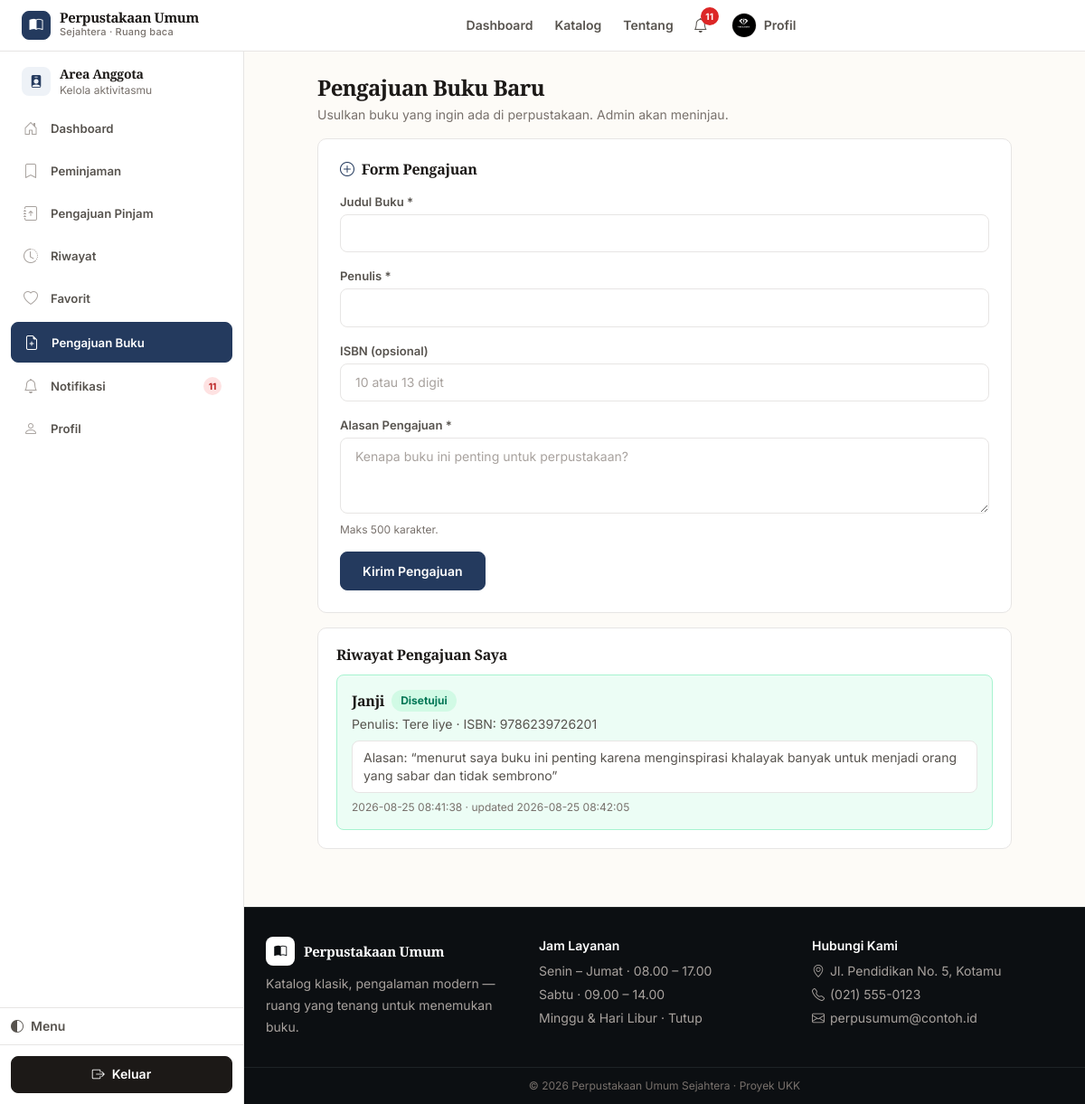
Screenshot of /anggota/pengajuan.php (signed in) with the database file from the repository.
### tables this page shows
CREATE TABLE `pengajuan_buku` (
  `id` int NOT NULL,
  `anggota_id` int NOT NULL,
  `judul` varchar(200) NOT NULL,
  `penulis` varchar(150) NOT NULL,
  `isbn` varchar(30) DEFAULT NULL,
  `alasan` varchar(500) NOT NULL,
  `status` enum('menunggu','disetujui','ditolak') NOT NULL DEFAULT 'menunggu',
  `catatan_admin` varchar(500) DEFAULT NULL,
  `created_at` timestamp NOT NULL DEFAULT CURRENT_TIMESTAMP,
  `updated_at` timestamp NOT NULL DEFAULT CURRENT_TIMESTAMP ON UPDATE CURRENT_TIMESTAMP
);

### includes/functions.php (called while the page is built, shortened)
<?php
function e($string) {
    return htmlspecialchars($string ?? '', ENT_QUOTES, 'UTF-8');
}

### anggota/pengajuan.php (the view, shortened to what this page needs)
<?php
require_once __DIR__ . '/../config/bootstrap.php';
$id_anggota = (int)$_SESSION['id_anggota'];
$halaman = isset($_GET['halaman']) ? max(1, (int)$_GET['halaman']) : 1;
$per_halaman = 10;
$offset = ($halaman - 1) * $per_halaman;
$daftar = [];
try {
    $stmt = $pdo->prepare("SELECT * FROM pengajuan_buku WHERE anggota_id = :id ORDER BY created_at DESC, id DESC LIMIT :limit OFFSET :offset");
    $stmt->bindValue(':id', $id_anggota, PDO::PARAM_INT);
    $stmt->bindValue(':limit', $per_halaman, PDO::PARAM_INT);
    $stmt->bindValue(':offset', $offset, PDO::PARAM_INT);
    $stmt->execute();
    $daftar = $stmt->fetchAll();
} catch (Throwable $e) {
    $daftar = [];
    $total_halaman = 1;
    if (strpos($e->getMessage(), 'pengajuan_buku') === false) {
        error_log('List pengajuan error: ' . $e->getMessage());
    }
}
require_once __DIR__ . '/../includes/header.php';
?>
<div class="max-w-3xl mx-auto">
  <div class="mb-6">
    <h1 class="text-2xl font-bold tracking-tight" style="color: var(--text)">Pengajuan Buku Baru</h1>
    <p class="text-sm mt-1" style="color: var(--text-faint)">Usulkan buku yang ingin ada di perpustakaan. Admin akan meninjau.</p>
  </div>
  <div class="rounded-2xl border p-5 sm:p-6 mb-6" style="background: var(--surface); border-color: var(--border)">
    <h2 class="font-bold mb-3 flex items-center gap-2" style="color: var(--text)"><i class="bi bi-plus-circle" style="color: var(--accent)"></i> Form Pengajuan</h2>
    <form method="post" action="" class="space-y-4">
      <div>
        <label class="block text-sm font-medium mb-1" style="color: var(--text-muted)">Judul Buku *</label>
        <input type="text" name="judul" required maxlength="200" class="w-full rounded-lg px-4 py-2.5 focus:outline-none focus:ring-2 focus:ring-brand-500" style="border:1px solid var(--border); background: var(--surface); color: var(--text)">
      </div>
      <div>
        <label class="block text-sm font-medium mb-1" style="color: var(--text-muted)">Penulis *</label>
        <input type="text" name="penulis" required maxlength="150" class="w-full rounded-lg px-4 py-2.5 focus:outline-none focus:ring-2 focus:ring-brand-500" style="border:1px solid var(--border); background: var(--surface); color: var(--text)">
      </div>
      <div>
        <label class="block text-sm font-medium mb-1" style="color: var(--text-muted)">ISBN (opsional)</label>
        <input type="text" name="isbn" maxlength="30" placeholder="10 atau 13 digit" class="w-full rounded-lg px-4 py-2.5 focus:outline-none focus:ring-2 focus:ring-brand-500" style="border:1px solid var(--border); background: var(--surface); color: var(--text)">
      </div>
      <div>
        <label class="block text-sm font-medium mb-1" style="color: var(--text-muted)">Alasan Pengajuan *</label>
        <textarea name="alasan" required maxlength="500" rows="3" placeholder="Kenapa buku ini penting untuk perpustakaan?" class="w-full rounded-lg px-4 py-2.5 focus:outline-none focus:ring-2 focus:ring-brand-500" style="border:1px solid var(--border); background: var(--surface); color: var(--text)"></textarea>
        <p class="text-xs mt-1" style="color: var(--text-faint)">Maks 500 karakter.</p>
      </div>
      <button type="submit" class="w-full sm:w-auto bg-brand-600 hover:bg-brand-700 text-white font-bold px-6 py-2.5 rounded-lg">Kirim Pengajuan</button>
    </form>
  </div>
  <div class="rounded-2xl border p-5" style="background: var(--surface); border-color: var(--border)">
    <h2 class="font-bold mb-3" style="color: var(--text)">Riwayat Pengajuan Saya</h2>
    <?php if (empty($daftar)): ?>
      <p class="text-sm" style="color: var(--text-faint)">Belum ada pengajuan.</p>
    <?php else: ?>
      <div class="space-y-3">
        <?php foreach ($daftar as $r): ?>
          <div class="rounded-xl border p-4" style="<?= $r['status']==='menunggu' ? 'background: var(--badge-amber-bg); border-color: var(--badge-amber-border)' : ($r['status']==='disetujui' ? 'background: var(--badge-emerald-bg); border-color: var(--badge-emerald-border)' : 'background: var(--badge-red-bg); border-color: var(--badge-red-border)') ?>">
            <div class="flex flex-wrap items-center gap-2 mb-1">
              <h3 class="font-bold" style="color: var(--text)"><?= e($r['judul']) ?></h3>
              <?php if ($r['status']==='menunggu'): ?><span class="text-xs font-bold rounded-full bg-amber-100 text-amber-700 px-2.5 py-1">Menunggu</span>
              <?php elseif ($r['status']==='disetujui'): ?><span class="text-xs font-bold rounded-full bg-emerald-100 text-emerald-700 px-2.5 py-1">Disetujui</span>
              <?php else: ?><span class="text-xs font-bold rounded-full bg-red-100 text-red-700 px-2.5 py-1">Ditolak</span><?php endif; ?>
            </div>
            <p class="text-sm" style="color: var(--text-muted)">Penulis: <?= e($r['penulis']) ?> <?= $r['isbn'] ? '· ISBN: '.e($r['isbn']) : '' ?></p>
            <p class="text-sm mt-2 rounded-lg border px-3 py-2" style="background: var(--surface); border-color: var(--border); color: var(--text-muted)">Alasan: “<?= e($r['alasan']) ?>”</p>
            <p class="text-xs mt-2" style="color: var(--text-faint)"><?= e($r['created_at']) ?> · updated <?= e($r['updated_at']) ?></p>
          </div>
        <?php endforeach; ?>
      </div>
    <?php endif; ?>
  </div>
</div>
<?php require_once __DIR__ . '/../includes/footer.php'; ?>

### assets/css/app.css (style rules this page uses)
:root { color-scheme: light; --paper: #fdfbf7; --paper-2: #f7f2eb; --surface: #ffffff; --surface-2: #faf8f5; --surface-hover: #f5f1ea; --border: #e7e5e4; --border-strong: #d6d3d1; --border-faint: #f5f5f4; --text: #1c1917; --text-muted: #57534e; --text-faint: #78716c; --text-faint-2: #a8a29e; --accent: #243a5e; --accent-hover: #1a2c4a; --accent-soft: #eef2f7; --accent-soft-2: #dbe6f2; --accent-ring: rgba(36,58,94,.14); --accent-text: #243a5e; --radius-sm: 6px; --radius: 8px; --radius-md: 10px; --radius-lg: 12px; --radius-xl: 14px; --shadow-xs: 0 1px 2px rgba(16,24,40,.05); --shadow-sm: 0 1px 3px rgba(16,24,40,.06); --shadow: 0 2px 8px rgba(16,24,40,.06); --font-body: Inter, ui-sans-serif, system-ui, -apple-system, "Segoe UI", sans-serif; --font-display: "EB Garamond", "Source Serif 4", Georgia, "Times New Roman", serif; --transition: 160ms ease; --transition-fast: 120ms ease; --badge-amber-bg: #fffbeb; --badge-amber-border: #fde68a; --badge-amber-text: #92400e; --badge-red-bg: #fef2f2; --badge-red-border: #fecaca; --badge-red-text: #991b1b; --badge-emerald-bg: #ecfdf5; --badge-emerald-border: #a7f3d0; --badge-emerald-text: #065f46; --badge-slate-bg: #f8fafc; --badge-slate-border: var(--border); --badge-slate-text: var(--text-faint); }
html { scroll-behavior: smooth; }
body { font-family: var(--font-body); background: var(--paper); color: var(--text); -webkit-font-smoothing: antialiased; text-rendering: optimizeLegibility; line-height: 1.65; }
h1, h2, h3, .font-display, .hero-title { font-family: var(--font-display); letter-spacing: -0.02em; line-height: 1.2; color: var(--text); }
h1 { font-weight: 700; }
h2 { font-weight: 600; }
h3 { font-weight: 600; }
@media (prefers-reduced-motion: no-preference) { * { scroll-behavior: auto; } }
a.bg-brand-600, button.bg-brand-600, .bg-brand-600 { background: var(--accent) !important; color: #fff !important; border: 1px solid var(--accent) !important; border-radius: var(--radius) !important; box-shadow: none !important; font-weight: 600 !important; font-size: 0.875rem !important; transition: background var(--transition-fast), border-color var(--transition-fast), color var(--transition-fast) !important; transform: none !important; }
.rounded-xl { border-radius: var(--radius) !important; }
.rounded-2xl { border-radius: var(--radius-md) !important; }
input, select, textarea { border: 1px solid var(--border) !important; background: var(--surface) !important; color: var(--text) !important; border-radius: var(--radius) !important; transition: border-color var(--transition-fast), box-shadow var(--transition-fast), background var(--transition-fast) !important; font-size: 0.875rem !important; }
input::placeholder, textarea::placeholder { color: var(--text-faint-2) !important; }
label { color: var(--text-muted) !important; font-weight: 600 !important; font-size: 0.82rem !important; }
.px-4.py-2\.5 { padding-top: 0.6rem !important; padding-bottom: 0.6rem !important; }
input, select, textarea, button { max-width: 100%; }
body { animation: none !important; }
main > * { animation: none !important; }
.mb-6 { margin-bottom: 1rem !important; }

### rows the page displays
pengajuan_buku: judul "Janji", status "Disetujui", penulis "Tere liye", isbn "9786239726201", alasan "menurut saya buku ini penting karena menginspirasi khalayak banyak untuk menjadi orang yang sabar dan tidak sembrono", created_at "2026-08-25 08:41:38", updated_at "2026-08-25 08:42:05"

### other values shown
$jumlah_notifikasi "11"
$item['label'] "Dashboard"
$item['label'] "Peminjaman"
$item['label'] "Pengajuan Pinjam"
$item['label'] "Riwayat"
$item['label'] "Favorit"
$item['label'] "Pengajuan Buku"
$item['label'] "Notifikasi"
$item['label'] "Profil"
